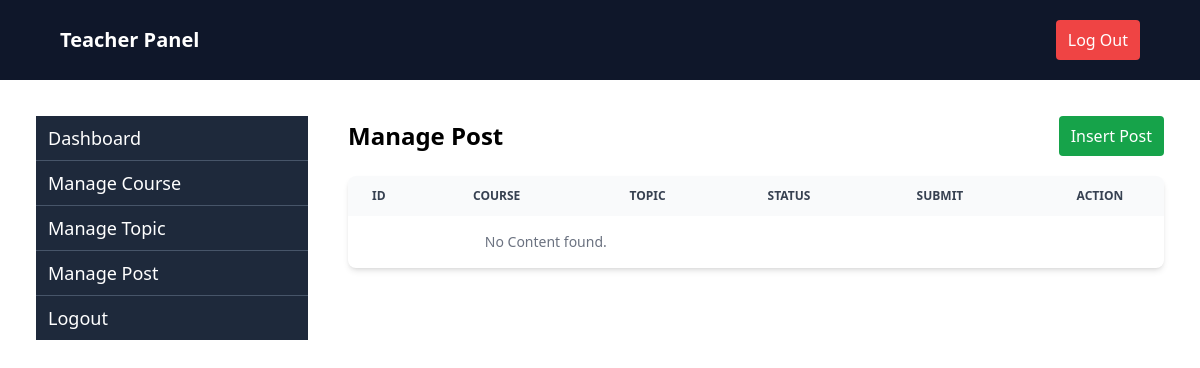
Before: /manageTeacherPost/ (signed in) with the older database file.
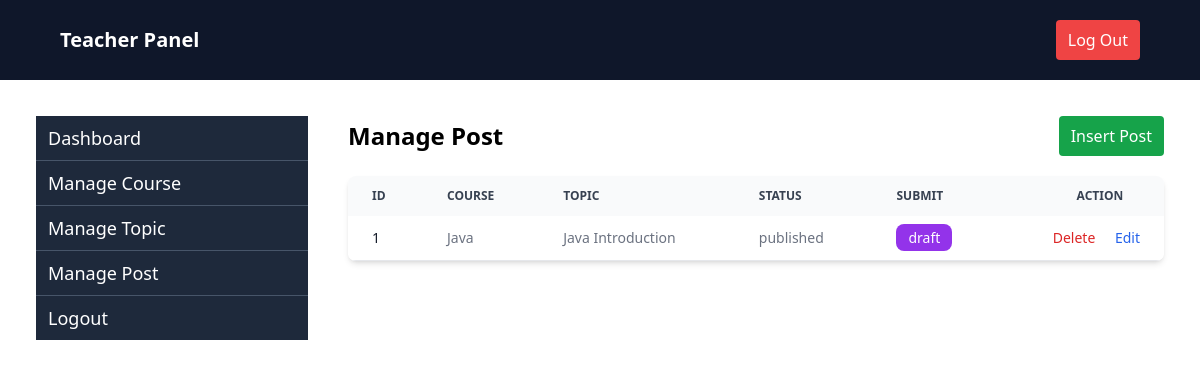
After: the same page with the newer database file.
### tutorial/models.py (models this page shows, shortened)
class Content(models.Model):
    STATUS_CHOICES = (
        ('draft', 'Draft'),
        ('published', 'Published'),
    )
    course = models.ForeignKey(Course, on_delete=models.CASCADE, null=True, blank=True, related_name='contents')
    topic = models.ForeignKey(Topic, on_delete=models.CASCADE, null=True, blank=True, related_name='contents')
    title = models.CharField(max_length=200)
    slug = models.SlugField(blank=True, null=True)
    content = models.TextField()
    status = models.CharField(max_length=10, choices=STATUS_CHOICES, default='draft')
    author = models.ForeignKey(User, on_delete=models.CASCADE, null=True, blank=True)

class Course(models.Model):
    name = models.CharField(max_length=200)
    slug = models.SlugField(blank=True, null=True)
    description = models.TextField(blank=True, null=True)
    image = models.ImageField(upload_to="media/", blank=True, null=True)
    created_at = models.DateTimeField(auto_now_add=True)
    user = models.ForeignKey(User, on_delete=models.CASCADE, null=True, blank=True)

class Topic(models.Model):
    course = models.ForeignKey(Course, on_delete=models.CASCADE, null=True, blank=True, related_name='topics')
    slug = models.SlugField(blank=True, null=True)
    topic_name = models.CharField(max_length=200)
    description = models.TextField()

### tutorial/teacher_views.py (the view)
# urls.py: path('manageTeacherPost/', manageTeacherPost, name='manageTeacherPost'),
@login_required
def manageTeacherPost(request):
    posts = Content.objects.select_related('course').filter(author = request.user)
    return render(request, 'teacher/manageTeacherPost.html',{'posts':posts})

### tutorial/templates/teacher/manageTeacherPost.html
{% extends "teacher/teacherbase.html" %}
{% block content %}
<div class="flex flex-1 justify-between items-center">
    <h2 class="text-2xl font-semibold ">Manage Post </h2>
    <a href="{% url 'insertTeacherPost' %}" class="text-white bg-green-600 px-3 py-2 rounded">Insert Post</a>
</div>
<div class="relative overflow-x-auto shadow-md sm:rounded-lg mt-5">
    <table class="w-full text-sm text-left rtl:text-right text-gray-500 dark:text-gray-400">
        <thead class="text-xs text-gray-700 uppercase bg-gray-50 dark:bg-gray-700 dark:text-gray-400">
            <tr>
                <th scope="col" class="px-6 py-3">
                    Id
                </th>
                <th scope="col" class="px-6 py-3">Course</th>
                <th scope="col" class="px-6 py-3">Topic</th>
                <th scope="col" class="px-6 py-3">Status</th>
                <th scope="col" class="px-6 py-3">Submit</th>
                <th scope="col" class="px-6 py-3 text-right pr-[5%]">
                    Action
                </th>
            </tr>
        </thead>
        <tbody>
            {% for post in posts %}
            <tr class="bg-white border-b dark:bg-gray-800 dark:border-gray-700 hover:bg-gray-50 dark:hover:bg-gray-600">
                <th scope="row" class="px-6 py-3 font-medium text-gray-900 whitespace-nowrap dark:text-white">
                    {{ post.id }}
                </th>
                <td class="px-6 py-3 text-sm">{{post.course.name}}</td>
                <td class="px-6 py-3 text-sm">{{post.topic.topic_name}}</td>
                <td class="px-6 py-3 text-sm ">{{ post.status }}</td>
                <td class="px-6 py-3 text-sm ">
                    {% if post.status == 'draft' %}
                    <a href="{% url 'publishedTeacherPost' post.id %}"
                        class="font-medium text-white bg-blue-600 rounded-lg py-1 px-3 hover:underline">Published</a>
                    {% else %}
                    <a href="{% url 'publishedTeacherPost' post.id %}"
                        class="font-medium text-white bg-purple-600 rounded-lg py-1 px-3 hover:underline">draft</a>
                    {% endif %}
                </td>
                <td class="px-6 py-3 text-right space-x-4">
                    <a href="{% url 'deleteTeacherPost' post.id %}"
                        class="font-medium text-red-600 dark:text-red-500 hover:underline">Delete</a>
                    <a href="{% url 'editTeacherPost' post.id %}"
                        class="font-medium text-blue-600 dark:text-blue-500 hover:underline">Edit</a>
                </td>
            </tr>
            {% empty %}
            <tr>
                <td colspan="3" class="px-6 py-4 text-center text-gray-500 dark:text-gray-400">
                    No Content found.
                </td>
            </tr>
            {% endfor %}
        </tbody>
    </table>
</div>
{% endblock %}

Changed rows visible on the page:
added Content: id "1", course.name "Java", topic.topic_name "Java Introduction", status "published", shows "draft"
Other visible differences:
text no longer shown: "No Content found."
